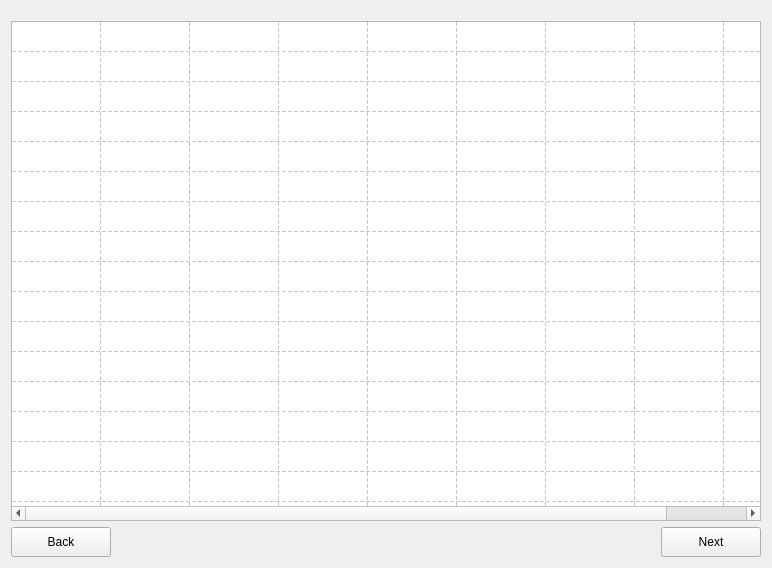
        <widget class="QWidget" name="readExcelPage">
         <layout class="QVBoxLayout" name="verticalLayout_8">
          <item>
           <layout class="QVBoxLayout" name="verticalLayout_7">
            <item>
             <layout class="QVBoxLayout" name="verticalLayout_9">
              <property name="topMargin">
               <number>10</number>
              </property>
              <item>
               <widget class="QTableWidget" name="excelTable">
                <property name="enabled">
                 <bool>true</bool>
                </property>
                <property name="sizePolicy">
                 <sizepolicy hsizetype="Minimum" vsizetype="Minimum">
                  <horstretch>0</horstretch>
                  <verstretch>0</verstretch>
                 </sizepolicy>
                </property>
                <property name="minimumSize">
                 <size>
                  <width>750</width>
                  <height>500</height>
                 </size>
                </property>
                <property name="maximumSize">
                 <size>
                  <width>2000</width>
                  <height>2000</height>
                 </size>
                </property>
                <property name="frameShape">
                 <enum>QFrame::StyledPanel</enum>
                </property>
                <property name="frameShadow">
                 <enum>QFrame::Sunken</enum>
                </property>
                <property name="verticalScrollBarPolicy">
                 <enum>Qt::ScrollBarAlwaysOff</enum>
                </property>
                <property name="editTriggers">
                 <set>QAbstractItemView::NoEditTriggers</set>
                </property>
                <property name="alternatingRowColors">
                 <bool>false</bool>
                </property>
                <property name="iconSize">
                 <size>
                  <width>0</width>
                  <height>0</height>
                 </size>
                </property>
                <property name="textElideMode">
                 <enum>Qt::ElideRight</enum>
                </property>
                <property name="showGrid">
                 <bool>true</bool>
                </property>
                <property name="gridStyle">
                 <enum>Qt::DashLine</enum>
                </property>
                <property name="wordWrap">
                 <bool>true</bool>
                </property>
                <property name="cornerButtonEnabled">
                 <bool>true</bool>
                </property>
                <property name="rowCount">
                 <number>50</number>
                </property>
                <property name="columnCount">
                 <number>9</number>
                </property>
                <attribute name="horizontalHeaderVisible">
                 <bool>false</bool>
                </attribute>
                <attribute name="horizontalHeaderDefaultSectionSize">
                 <number>89</number>
                </attribute>
                <attribute name="horizontalHeaderHighlightSections">
                 <bool>true</bool>
                </attribute>
                <attribute name="horizontalHeaderMinimumSectionSize">
                 <number>39</number>
                </attribute>
                <attribute name="horizontalHeaderStretchLastSection">
                 <bool>false</bool>
                </attribute>
                <attribute name="verticalHeaderVisible">
                 <bool>false</bool>
                </attribute>
                <attribute name="verticalHeaderCascadingSectionResizes">
                 <bool>false</bool>
                </attribute>
                <attribute name="verticalHeaderDefaultSectionSize">
                 <number>30</number>
                </attribute>
                <attribute name="verticalHeaderHighlightSections">
                 <bool>true</bool>
                </attribute>
                <row/>
                <row/>
                <row/>
                <row/>
                <row/>
                <row/>
                <row/>
                <row/>
                <row/>
                <row/>
                <row/>
                <row/>
                <row/>
                <row/>
                <row/>
                <row/>
                <row/>
                <row/>
                <row/>
                <row/>
                <row/>
                <row/>
                <row/>
                <row/>
                <row/>
                <row/>
                <row/>
                <row/>
                <row/>
                <row/>
                <row/>
                <row/>
                <row/>
                <row/>
                <row/>
                <row/>
                <row/>
                <row/>
                <row/>
                <row/>
                <row/>
                <row/>
                <row/>
                <row/>
                <row/>
                <row/>
                <row/>
                <row/>
                <row/>
                <row/>
                <column/>
                <column/>
                <column/>
                <column/>
                <column/>
                <column/>
                <column/>
                <column/>
                <column/>
               </widget>
              </item>
             </layout>
            </item>
            <item>
             <layout class="QHBoxLayout" name="horizontalLayout_7">
              <item alignment="Qt::AlignLeft|Qt::AlignBottom">
               <widget class="QPushButton" name="backButton3">
                <property name="sizePolicy">
                 <sizepolicy hsizetype="Minimum" vsizetype="Minimum">
                  <horstretch>0</horstretch>
                  <verstretch>0</verstretch>
                 </sizepolicy>
                </property>
                <property name="minimumSize">
                 <size>
                  <width>100</width>
                  <height>30</height>
                 </size>
                </property>
                <property name="maximumSize">
                 <size>
                  <width>100</width>
                  <height>30</height>
                 </size>
                </property>
                <property name="text">
                 <string>Back</string>
                </property>
               </widget>
              </item>
              <item alignment="Qt::AlignRight|Qt::AlignBottom">
               <widget class="QPushButton" name="nextButton">
                <property name="sizePolicy">
                 <sizepolicy hsizetype="Minimum" vsizetype="Minimum">
                  <horstretch>0</horstretch>
                  <verstretch>0</verstretch>
                 </sizepolicy>
                </property>
                <property name="minimumSize">
                 <size>
                  <width>100</width>
                  <height>30</height>
                 </size>
                </property>
                <property name="maximumSize">
                 <size>
                  <width>100</width>
                  <height>30</height>
                 </size>
                </property>
                <property name="text">
                 <string>Next</string>
                </property>
               </widget>
              </item>
             </layout>
            </item>
           </layout>
          </item>
         </layout>
        </widget>
